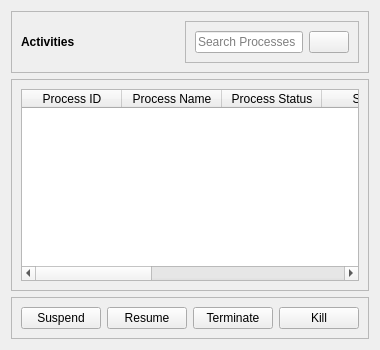
            <widget class="QWidget" name="activities">
             <layout class="QVBoxLayout" name="verticalLayout_5">
              <item>
               <widget class="QFrame" name="frame_5">
                <property name="frameShape">
                 <enum>QFrame::StyledPanel</enum>
                </property>
                <property name="frameShadow">
                 <enum>QFrame::Raised</enum>
                </property>
                <layout class="QHBoxLayout" name="horizontalLayout_9">
                 <item>
                  <widget class="QLabel" name="label_65">
                   <property name="font">
                    <font>
                     <weight>75</weight>
                     <bold>true</bold>
                    </font>
                   </property>
                   <property name="text">
                    <string>Activities</string>
                   </property>
                  </widget>
                 </item>
                 <item alignment="Qt::AlignRight">
                  <widget class="QFrame" name="frame_8">
                   <property name="frameShape">
                    <enum>QFrame::StyledPanel</enum>
                   </property>
                   <property name="frameShadow">
                    <enum>QFrame::Raised</enum>
                   </property>
                   <layout class="QHBoxLayout" name="horizontalLayout_10">
                    <item>
                     <widget class="QLineEdit" name="activity_search">
                      <property name="placeholderText">
                       <string>Search Processes</string>
                      </property>
                     </widget>
                    </item>
                    <item>
                     <widget class="QPushButton" name="pushButton_10">
                      <property name="text">
                       <string/>
                      </property>
                      <property name="icon">
                       <iconset resource="icons.qrc">
                        <normaloff>:/icons/search.svg</normaloff>:/icons/search.svg</iconset>
                      </property>
                     </widget>
                    </item>
                   </layout>
                  </widget>
                 </item>
                </layout>
               </widget>
              </item>
              <item>
               <widget class="QFrame" name="frame_6">
                <property name="frameShape">
                 <enum>QFrame::StyledPanel</enum>
                </property>
                <property name="frameShadow">
                 <enum>QFrame::Raised</enum>
                </property>
                <layout class="QVBoxLayout" name="verticalLayout_7">
                 <item>
                  <widget class="QTableWidget" name="tableWidget">
                   <column>
                    <property name="text">
                     <string>Process ID</string>
                    </property>
                   </column>
                   <column>
                    <property name="text">
                     <string>Process Name</string>
                    </property>
                   </column>
                   <column>
                    <property name="text">
                     <string>Process Status</string>
                    </property>
                   </column>
                   <column>
                    <property name="text">
                     <string>Started</string>
                    </property>
                   </column>
                   <column>
                    <property name="text">
                     <string>Suspend</string>
                    </property>
                   </column>
                   <column>
                    <property name="text">
                     <string>Resume</string>
                    </property>
                   </column>
                   <column>
                    <property name="text">
                     <string>Terminate</string>
                    </property>
                   </column>
                   <column>
                    <property name="text">
                     <string>Kill</string>
                    </property>
                   </column>
                  </widget>
                 </item>
                </layout>
               </widget>
              </item>
              <item alignment="Qt::AlignBottom">
               <widget class="QFrame" name="frame_7">
                <property name="frameShape">
                 <enum>QFrame::StyledPanel</enum>
                </property>
                <property name="frameShadow">
                 <enum>QFrame::Raised</enum>
                </property>
                <layout class="QHBoxLayout" name="horizontalLayout_11">
                 <item>
                  <widget class="QPushButton" name="pushButton_11">
                   <property name="text">
                    <string>Suspend</string>
                   </property>
                  </widget>
                 </item>
                 <item>
                  <widget class="QPushButton" name="pushButton_12">
                   <property name="text">
                    <string>Resume</string>
                   </property>
                  </widget>
                 </item>
                 <item>
                  <widget class="QPushButton" name="pushButton_13">
                   <property name="text">
                    <string>Terminate</string>
                   </property>
                  </widget>
                 </item>
                 <item>
                  <widget class="QPushButton" name="pushButton_14">
                   <property name="text">
                    <string>Kill</string>
                   </property>
                  </widget>
                 </item>
                </layout>
               </widget>
              </item>
             </layout>
            </widget>
